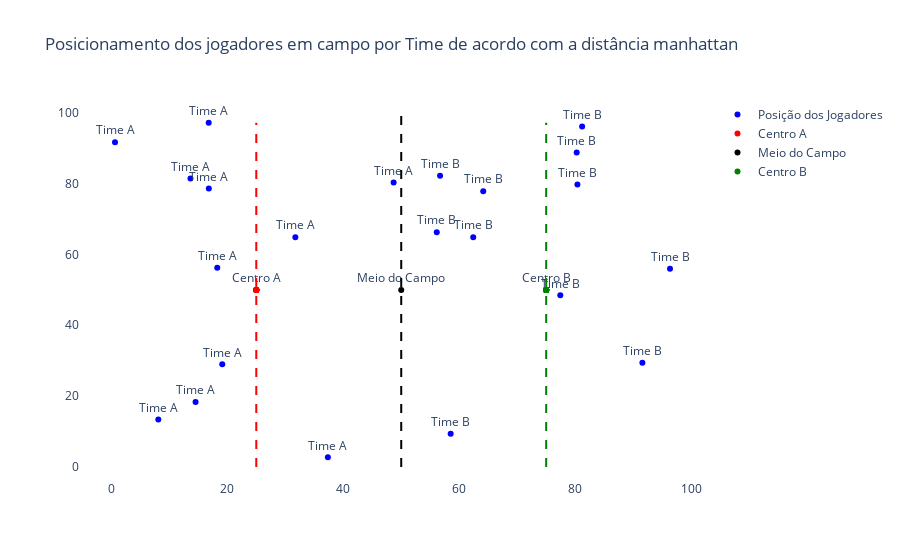

The code cell stored with this chart in its notebook:
### Code cell
# visualizando os dados

# Create the figure
fig = go.Figure()

# Add the first scatter plot (blue dots) with labels for each point
fig.add_trace(go.Scatter(
    x=df_jogadores['Player_Position_X'],
    y=df_jogadores['Player_Position_Y'],
    mode='markers+text',  # Use markers and add text labels
    name='Posição dos Jogadores',
    marker=dict(color='blue'),
    text=[f"{i}" for i in df_jogadores['Grupo_dist_manhattan']],  # Labels for each point
    textposition='top center'  # Position of the text
))

# Add the second scatter plot (red dots) with labels for each point
fig.add_trace(go.Scatter(
    x=df_jogadores['Center_Side_A_X'],
    y=df_jogadores['Center_Side_A_Y'],
    mode='markers+text',  # Use markers and add text labels
    name='Centro A',
    marker=dict(color='red'),
    text=['Centro A'],  # Label for this point
    textposition='top center'  # Position of the text
))

# Add the second scatter plot (red dots) with labels for each point
fig.add_trace(go.Scatter(
    x=np.array(50),
    y=np.array(50),
    mode='markers+text',  # Use markers and add text labels
    name='Meio do Campo',
    marker=dict(color='black'),
    text=['Meio do Campo'],  # Label for this point
    textposition='top center'  # Position of the text
))

# Add the third scatter plot (green dots) with labels for each point
fig.add_trace(go.Scatter(
    x=df_jogadores['Center_Side_B_X'],
    y=df_jogadores['Center_Side_B_Y'],
    mode='markers+text',  # Use markers and add text labels
    name='Centro B',
    marker=dict(color='green'),
    text=['Centro B'],  # Label for this point
    textposition='top center'  # Position of the text
))

# Add vertical lines at Center_Side_A_X and Center_Side_B_X
fig.add_shape(
    go.layout.Shape(
        type="line",  # Type of shape is a line
        x0=df_jogadores['Center_Side_A_X'][0],  # X position for Center A
        y0=0,  # Starting y position
        x1=df_jogadores['Center_Side_A_X'][0],  # Same x position for the vertical line
        y1=max(df_jogadores['Player_Position_Y']),  # Ending y position
        line=dict(color="red", dash="dash")  # Line color and style
    )
)

fig.add_shape(
    go.layout.Shape(
        type="line",  # Type of shape is a line
        x0=df_jogadores['Center_Side_B_X'][0],  # X position for Center B
        y0=0,  # Starting y position
        x1=df_jogadores['Center_Side_B_X'][0],  # Same x position for the vertical line
        y1=max(df_jogadores['Player_Position_Y']),  # Ending y position
        line=dict(color="green", dash="dash")  # Line color and style
    )
)

fig.add_shape(
    go.layout.Shape(
        type="line",  # Type of shape is a line
        x0=50,  # X position for Center B
        y0=0,  # Starting y position
        x1=50,  # Same x position for the vertical line
        y1=100,  # Ending y position
        line=dict(color="black", dash="dash")  # Line color and style
    )
)



# Add title to the plot
fig.update_layout(title="Posicionamento dos jogadores em campo por Time de acordo com a distância manhattan")

# Remove background color (make transparent)
fig.update_layout(
    plot_bgcolor='rgba(0, 0, 0, 0)',  # Transparent background for the plot area
    paper_bgcolor='rgba(0, 0, 0, 0)'  # Transparent background for the whole figure
)

# Show the figure
fig.show()

### Figure 1 — Plotly figure (JSON) as saved in the notebook; plotly's stock layout.template omitted (floating-point values rounded to 4 significant figures)
{"data": [{"marker": {"color": "blue"}, "mode": "markers+text", "name": "Posição dos Jogadores", "text": ["Time A", "Time A", "Time A", "Time A", "Time A", "Time A", "Time A", "Time A", "Time A", "Time A", "Time A", "Time B", "Time B", "Time B", "Time B", "Time B", "Time B", "Time B", "Time B", "Time B", "Time B", "Time B"], "textposition": "top center", "type": "scatter", "x": [8.107, 48.69, 31.74, 13.65, 19.13, 16.79, 18.27, 14.53, 16.81, 37.35, 0.6349, 56.7, 80.26, 80.39, 64.14, 62.42, 56.13, 91.59, 58.53, 81.2, 77.43, 96.36], "y": [13.36, 80.31, 64.87, 81.46, 28.99, 97.19, 56.27, 18.32, 78.66, 2.737, 91.7, 82.2, 88.82, 79.76, 77.86, 64.9, 66.3, 29.39, 9.402, 96.14, 48.47, 55.96]}, {"marker": {"color": "red"}, "mode": "markers+text", "name": "Centro A", "text": ["Centro A"], "textposition": "top center", "type": "scatter", "x": [25.0, 25.0, 25.0, 25.0, 25.0, NaN, 25.0, 25.0, 25.0, 25.0, 25.0, 25.0, 25.0, 25.0, NaN, 25.0, 25.0, 25.0, 25.0, 25.0, 25.0, 25.0], "y": [50.0, 50.0, NaN, 50.0, 50.0, 50.0, 50.0, 50.0, 50.0, 50.0, 50.0, 50.0, 50.0, 50.0, 50.0, 50.0, NaN, 50.0, 50.0, 50.0, 50.0, 50.0]}, {"marker": {"color": "black"}, "mode": "markers+text", "name": "Meio do Campo", "text": ["Meio do Campo"], "textposition": "top center", "type": "scatter", "x": [50], "y": [50]}, {"marker": {"color": "green"}, "mode": "markers+text", "name": "Centro B", "text": ["Centro B"], "textposition": "top center", "type": "scatter", "x": [75, 75, 75, 75, 75, 75, 75, 75, 75, 75, 75, 75, 75, 75, 75, 75, 75, 75, 75, 75, 75, 75], "y": [50, 50, 50, 50, 50, 50, 50, 50, 50, 50, 50, 50, 50, 50, 50, 50, 50, 50, 50, 50, 50, 50]}], "layout": {"paper_bgcolor": "rgba(0, 0, 0, 0)", "plot_bgcolor": "rgba(0, 0, 0, 0)", "shapes": [{"line": {"color": "red", "dash": "dash"}, "type": "line", "x0": 25, "x1": 25, "y0": 0, "y1": 97.19}, {"line": {"color": "green", "dash": "dash"}, "type": "line", "x0": 75, "x1": 75, "y0": 0, "y1": 97.19}, {"line": {"color": "black", "dash": "dash"}, "type": "line", "x0": 50, "x1": 50, "y0": 0, "y1": 100}], "title": {"text": "Posicionamento dos jogadores em campo por Time de acordo com a distância manhattan"}}}
